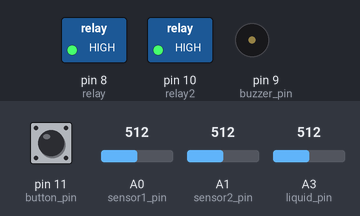
A sketch run on a simulated Arduino Uno, built with avr-gcc and run on an emulated ATmega328P. On the bench: switched loads named in the sketch (green lamp = pin HIGH), buzzer (waves = sounding, pin HIGH). The inputs (shaded band) are chosen by the test bench; at power-on: A3 (liquid_pin) = 512, A0 (sensor1_pin) = 512, pin 11 (button_pin) HIGH, A1 (sensor2_pin) = 512.

Above: at 1.2 s.
1.3 s: A3 (liquid_pin) set to 483
At 2.1 s:
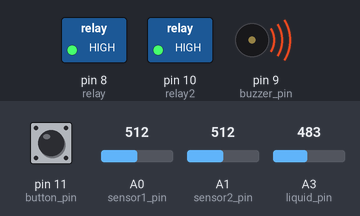
4.3 s: A3 (liquid_pin) set to 511
At 5.5 s:
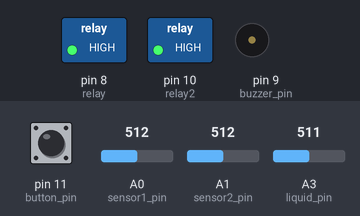
5.8 s: A0 (sensor1_pin) set to 716
At 6.6 s:
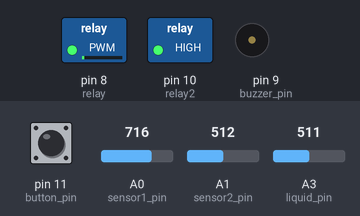
7.3 s: pin 11 (button_pin) pulled LOW for 0.15 s
At 9.5 s:
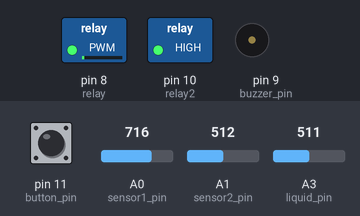
10.3 s: A3 (liquid_pin) set to 340
At 12.0 s:
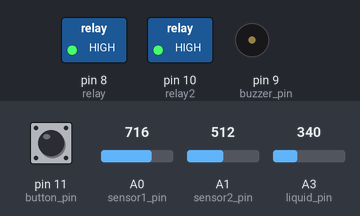
13.3 s: A3 (liquid_pin) set to 716
At 14.0 s:
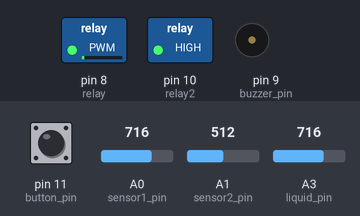
Timing chart, 0 to 15.8 s (numbered marks = the images above; inputs shaded):
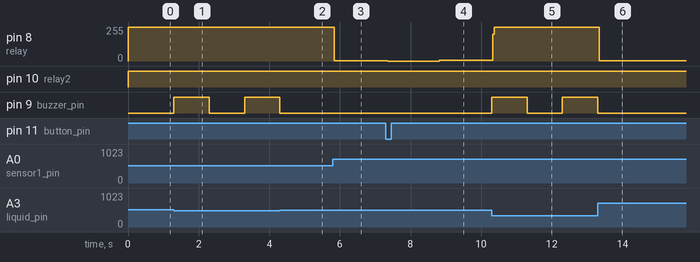

Measured:
- the behaviour switches between 501 and 500 on A3 (liquid_pin) (found by bisection; images 0 and 1)
- after the input at 1.3 s, pin 9 (buzzer_pin): LOW → HIGH at once, → LOW 1.0 s later, → HIGH 1.0 s later
- after the input at 4.3 s, pin 9 (buzzer_pin): goes on until 4.3 s, then stays LOW
- after the input at 5.8 s, pin 8 (relay): 255/255 → 1/255 at once
- after the input at 7.3 s, pin 8 (relay): 1/255 → 0/255 after 0.06 s, → 6/255 1.5 s later
- after the input at 10.3 s, pin 8 (relay): 6/255 → 255/255 at once; pin 9 (buzzer_pin): LOW → HIGH at once, → LOW 1.0 s later, → HIGH 1.0 s later
- after the input at 13.3 s, pin 8 (relay): 255/255 → 1/255 at once; pin 9 (buzzer_pin): goes on until 13.3 s, then stays LOW

The sketch:

sensor.ino
```cpp
#include "moisture_sensor.h"
#include "pump.h"
#include "pump2.h"
#include "liquid_sensor.h"
#include "lcd.h"
#include "newliquidcrystal.h"
#include "buzzer.h"
#include "button.h"

#define DEBUG
//#define liquid_pin A3

bool state = false;
bool pressed_b = false;

const char *water_level_text = "ERROR";

void setup() {

  Serial.begin(9600);
  lcd_init();
  buzzer_init();
  pump1_init();
  pump2_init();
  button_init();
}

void loop() {

//  uint16_t liquid_measure = analogRead(liquid_pin);
//  Serial.println(liquid_measure);
//  delay(1000);

  uint8_t humidity1_value = humidity1_sensor_measure();

  uint8_t humidity2_value = humidity2_sensor_measure();

  liquid_t water_level = liquid_level();

  pump1_handle(humidity1_value);

  pump2_handle(humidity2_value);

  liquid_level_case(water_level);

  pressed_b = false;

  while(!button_state())
  {
    pressed_b = true;
  }

  if(pressed_b)
  {
    state =!state;
  }

  if(state)
  {
    lcd_print_humidity2(humidity2_value);
    lcd_print_water_level(water_level_text);
  }
  else
  {
    lcd_print_humidity1(humidity1_value);
    lcd_print_water_level(water_level_text);
  }

  #ifdef DEBUG
  //Serial.print("Moisture Percentage = ");
  //Serial.println(humidity_sensor_measure());

  //Serial.print("Liquid level = ");
  //Serial.println(water_level_text);
  #endif
}

void water_level_sound()
{
  static int buzzer_state = buzzer_off();
  static long previous_millis = 0;

  const long on_time = 1000UL;
  const long off_time = 1000UL;

  unsigned long current_millis = millis();
  unsigned long duration = current_millis - previous_millis;

  if((buzzer_state == HIGH)&&(duration >= on_time))
  {
    buzzer_state = LOW;
    previous_millis = current_millis;
    set_buzzer(buzzer_pin,buzzer_state);
  }
  else if((buzzer_state == LOW)&&(duration >= off_time))
  {
    buzzer_state = HIGH;
    previous_millis = current_millis;
    set_buzzer(buzzer_pin,buzzer_state);
  }
}

void liquid_level_case(liquid_t water_level)
{
  switch(water_level)
  {
    case Empty:
    water_level_text = "Empty";
    water_level_sound();
    break;

    case Low:
    water_level_text = "Low";
    buzzer_off();
    break;

    case Medium:
    water_level_text = "Medium";
    buzzer_off();
    break;

    case High:
    water_level_text = "High";
    buzzer_off();
    break;

  }
}
```

button.c
```cpp
#include "Arduino.h"
#include "button.h"


void button_init()
{
  pinMode(button_pin,INPUT_PULLUP);
}

int button_state()
{
  return digitalRead(button_pin);
}

int button_off()
{
  digitalRead(button_pin);
  return LOW;
}

void set_state(int pin, int state)
{
  digitalWrite(pin,state);
}
```

button.h
```cpp
#ifndef BUTTON_H
#define BUTTON_H

#define button_pin 11

#ifdef __cplusplus
extern "C" {
#endif

void button_init();
int button_state();
int button_off();
void set_state(int pin, int state);

#ifdef __cplusplus
} // extern "C"
#endif

#endif
```

buzzer.c
```cpp
#include "Arduino.h"
#include "buzzer.h"


void buzzer_init()
{
  pinMode(buzzer_pin,OUTPUT);
  buzzer_off();
}

int buzzer_on()
{
  digitalWrite(buzzer_pin,HIGH);
  return HIGH;
}

int buzzer_off()
{
  digitalWrite(buzzer_pin,LOW);
  return LOW;
}

void set_buzzer(int pin, int state)
{
  digitalWrite(pin,state);
}
```

buzzer.h
```cpp
#ifndef BUZZER_H
#define BUZZER_H

#define buzzer_pin 9

#ifdef __cplusplus
extern "C" {
#endif

void buzzer_init();
int buzzer_on();
int buzzer_off();
void set_buzzer(int pin, int state);

#ifdef __cplusplus
} // extern "C"
#endif

#endif
```

liquid_sensor.c
```cpp
#include "Arduino.h"
#include "liquid_sensor.h"


liquid_t liquid_level()
{
  //(void)analogRead(liquid_pin);
  uint16_t liquid_measure = analogRead(liquid_pin);

  const uint16_t measure_empty = 500;
  const uint16_t measure_low = 570;
  const uint16_t measure_high = 650;

  if (liquid_measure <= measure_empty)
  {
    return Empty;
  }
  else if (liquid_measure > measure_empty && liquid_measure <= measure_low)
  {
    return Low;
  }
  else if (liquid_measure > measure_low && liquid_measure <= measure_high)
  {
    return Medium;
  }
  else
  {
    return High;
  }
}
```

liquid_sensor.h
```cpp
#ifndef LIQUID_SENSOR_H
#define LIQUID_SENSOR_H

#define liquid_pin A3

#ifdef __cplusplus
extern "C" {
#endif

typedef enum liquid {Empty, Low, Medium, High} liquid_t;

liquid_t liquid_level();

#ifdef __cplusplus
} // extern "C"
#endif

#endif
```

moisture_sensor.c
```cpp
#include "Arduino.h"
#include  "moisture_sensor.h"

int humidity1_sensor_measure()
{
  const uint16_t max_sensor_value = 1023;
  const uint16_t min_sensor_value = 350;
  const uint16_t min_humidity_value = 0;
  const uint16_t max_humidity_value = 100;

  //(void)analogRead(sensor_pin);
  uint16_t sensor_analog = analogRead(sensor1_pin);
  uint8_t moisture_percentage = map_value(sensor_analog , max_sensor_value ,
                                min_sensor_value , min_humidity_value , max_humidity_value);

  return moisture_percentage;
}

int humidity2_sensor_measure()
{
  const uint16_t max_sensor_value = 1023;
  const uint16_t min_sensor_value = 230;
  const uint16_t min_humidity_value = 0;
  const uint16_t max_humidity_value = 100;

  //(void)analogRead(sensor_pin);
  uint16_t sensor_analog = analogRead(sensor2_pin);
  uint8_t moisture_percentage = map_value(sensor_analog , max_sensor_value ,
                                min_sensor_value , min_humidity_value , max_humidity_value);

  return moisture_percentage;
}

long int map_value(long x, long in_min, long in_max, long out_min, long out_max)
{
  return (x - in_min) * (out_max - out_min) / (in_max - in_min) + out_min;
}
```

moisture_sensor.h
```cpp
#ifndef MOISTURE_SENSOR_H
#define MOISTURE_SENSOR_H

#define sensor1_pin A0
#define sensor2_pin A1

#ifdef __cplusplus
extern "C" {
#endif

int humidity1_sensor_measure();
int humidity2_sensor_measure();
long int map_value(long x, long in_min, long in_max, long out_min, long out_max);

#ifdef __cplusplus
} // extern "C"
#endif

#endif
```

newliquidcrystal.cpp
```cpp
#include "Arduino.h"
#include "newliquidcrystal.h"
#include "LiquidCrystal.h"

LiquidCrystal lcd(PIN_LCD1,PIN_LCD2,PIN_LCD3,PIN_LCD4,PIN_LCD5,PIN_LCD6);

void begin_lcd(int rows, int columns)
{
  lcd.begin(rows,columns);
}
void setCursor_lcd(int row, int column)
{
  lcd.setCursor(row,column);
}
void print_text(char text[16])
{
  lcd.print(text);
}
void print_variable(int variable)
{
  lcd.print(variable);
}
void clear_text()
{
  lcd.clear();
}
void clear_text2()
{
  lcd.setCursor(6,1);
  lcd.clear();
}
```

newliquidcrystal.h
```cpp
#ifndef NEWLIQUIDCRYSTAL_H
#define NEWLIQUIDCRYSTAL_H

#define PIN_LCD1 2
#define PIN_LCD2 3
#define PIN_LCD3 4
#define PIN_LCD4 5
#define PIN_LCD5 6
#define PIN_LCD6 7

#ifdef __cplusplus
extern "C" {
#endif

void begin_lcd(int rows, int columns);

void setCursor_lcd(int row, int column);

void print_text(char text[16]);

void print_variable(int variable);

void clear_text();
void clear_text2();

#ifdef __cplusplus
} // extern "C"
#endif

#endif
```

pump.c
```cpp
#include "Arduino.h"
#include "moisture_sensor.h"
#include "pump.h"
#include "liquid_sensor.h"

void pump1_init()
{
  pinMode(relay,OUTPUT);
}

void pump1_on()
{
  digitalWrite(relay,LOW);
}

void pump1_off()
{
  digitalWrite(relay,HIGH);
}

void pump1_handle(uint8_t humidity_value)
{

  liquid_t water_level = liquid_level();

  unsigned long current_time = 0;
  static unsigned long remember_time = 0;
  unsigned long difference = 0;

  const unsigned long time_duration = 3000;
  const uint8_t optimal_humidity = 55;

  pump1_off();

  if(difference < 3)
  {
  if (humidity_value < optimal_humidity && water_level != Empty) //&& water_level == Medium || water_level == High || water_level == Low)
  {
    pump1_on();
    current_time = millis();
    difference = current_time - remember_time;

    if (difference >= time_duration)
    {
      remember_time = current_time;
      pump1_off();
    }
  }
}
}
```

pump.h
```cpp
#ifndef PUMP_H
#define PUMP_H
#define relay 8

#ifdef __cplusplus
extern "C" {
#endif

void pump1_init();
void pump1_on();
void pump1_off();
void pump1_handle(uint8_t humidity2_value);

#ifdef __cplusplus
} // extern "C"
#endif

#endif
```

pump2.c
```cpp
#include "Arduino.h"
#include "moisture_sensor.h"
#include "pump2.h"
#include "liquid_sensor.h"

void pump2_init()
{
  pinMode(relay2,OUTPUT);
}

void pump2_on()
{
  digitalWrite(relay2,LOW);
}

void pump2_off()
{
  digitalWrite(relay2,HIGH);
}

void pump2_handle(uint8_t humidity2_value)
{

  liquid_t water_level = liquid_level();

  unsigned long current_time = 0;
  static unsigned long remember_time = 0;
  unsigned long difference = 0;

  const unsigned long time_duration = 3000;
  const uint8_t optimal_humidity = 55;

  pump2_off();

  if (humidity2_value < optimal_humidity && water_level != Empty)
  {
    pump2_on();
    current_time = millis();
    difference = current_time - remember_time;

    if (difference >= time_duration)
    {
      pump2_off();
      remember_time = current_time;
    }
  }
}
```

pump2.h
```cpp
#ifndef PUMP2_H
#define PUMP2_H

#define relay2 10

#ifdef __cplusplus
extern "C" {
#endif

void pump2_init();
void pump2_on();
void pump2_off();
void pump2_handle(uint8_t humidity_value);

#ifdef __cplusplus
} // extern "C"
#endif

#endif
```

lcd.h
```cpp
#ifndef LCD_H
#define LCD_H

#ifdef __cplusplus
extern "C" {
#endif

void lcd_init();
void lcd_print_humidity1(uint8_t humidity);
void lcd_print_water_level(const char *liquid_level);
void lcd_print_hello();
void lcd_print_humidity2(uint8_t humidity);

#ifdef __cplusplus
} // extern "C"
#endif

#endif
```
